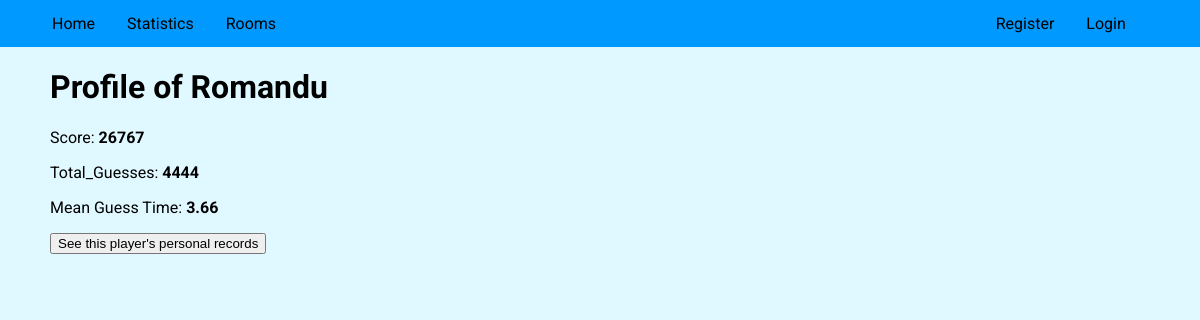
The page /profile/Romandu on the database as committed earlier.
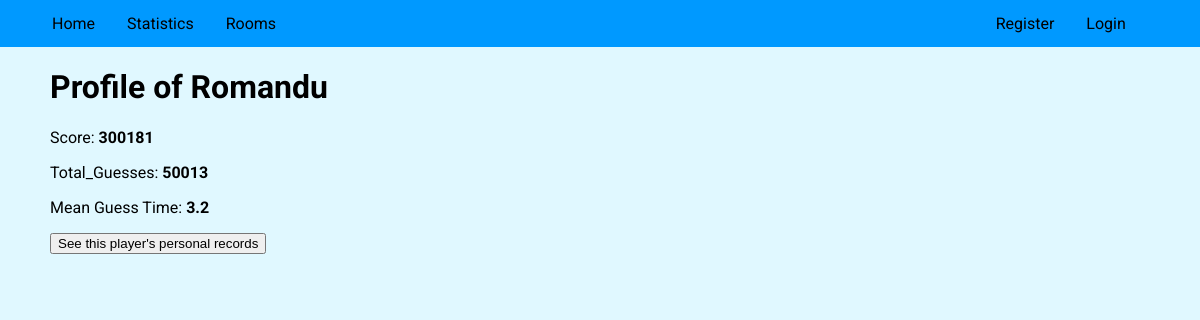
The same page on the database as committed later.
### tables this page shows
CREATE TABLE users (userID integer PRIMARY KEY, username text, password text, Score integer DEFAULT 0, Time float DEFAULT 0, Guess_Count integer DEFAULT 0, MGT float DEFAULT 0);

### app.py (the view)
@app.route('/profile/<user>')
def profile(user):
    Database = db.execute("SELECT * FROM users WHERE username = ?", (user,))  # Pass a tuple (user,)
    if Database:  # Checking if Database is not empty
        return render_template("profile.html", Database=Database[0], rooms=all_rooms, username=session.get("username", "guest"))
    else:
        return redirect("/")

### template/profile.html (shortened to what this page needs)
{% extends "layout.html" %}
{% block body %}
<div class = 'temp'>
    <h1>Profile of {{Database.username}}</h1>
    <p>Score: <b>{{Database.Score}}</b></p>
    <p>Total_Guesses: <b>{{Database.Guess_Count}}</b></p>
    <p>Mean Guess Time: <b>{{Database.MGT}}</b></p>
    <a href="/records/{{Database.username}}/Billion" class="button-link">
        <button type="button">See this player's personal records</button>
    </a>
</div>
{% endblock %}

Rows that differ between the two databases and show on the page:
changed users "Romandu": Score "26767" → "300181"; Guess_Count "4444" → "50013"; MGT "3.66" → "3.2"
